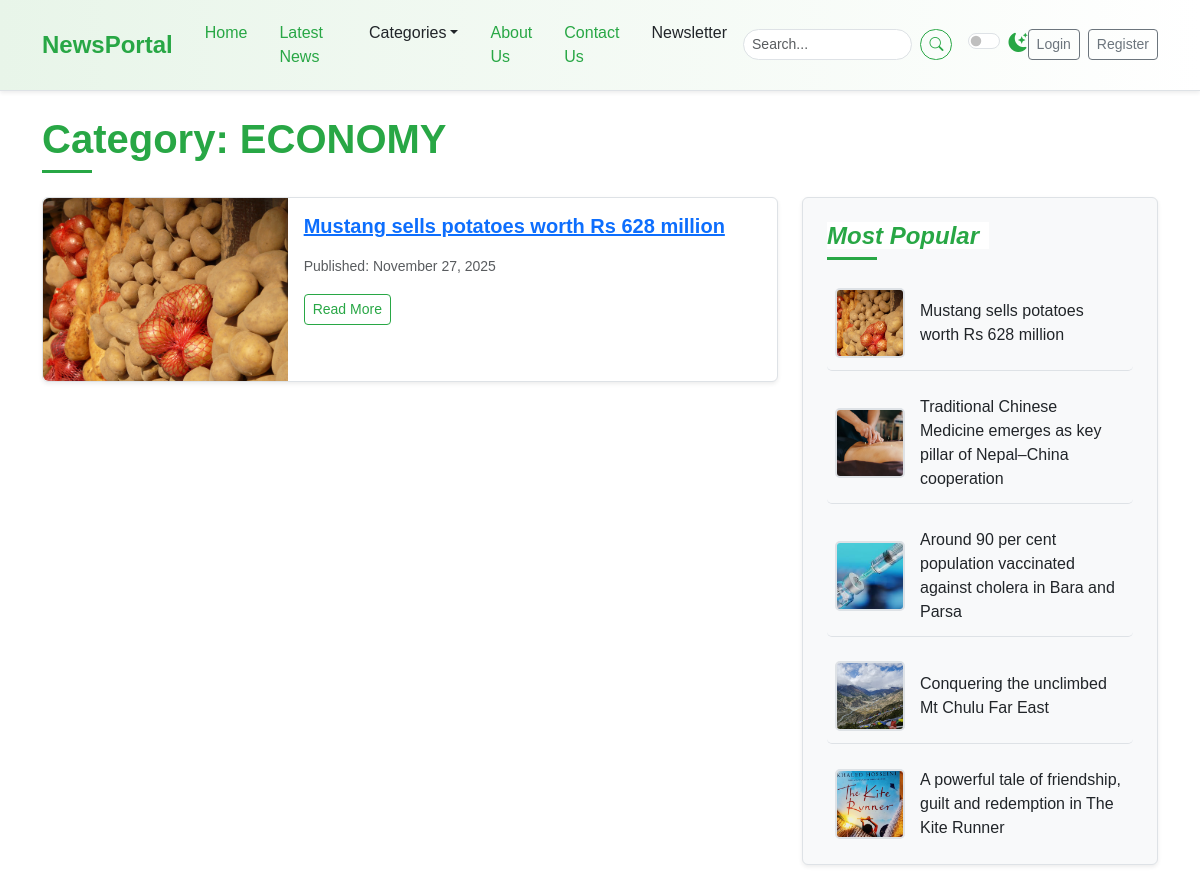
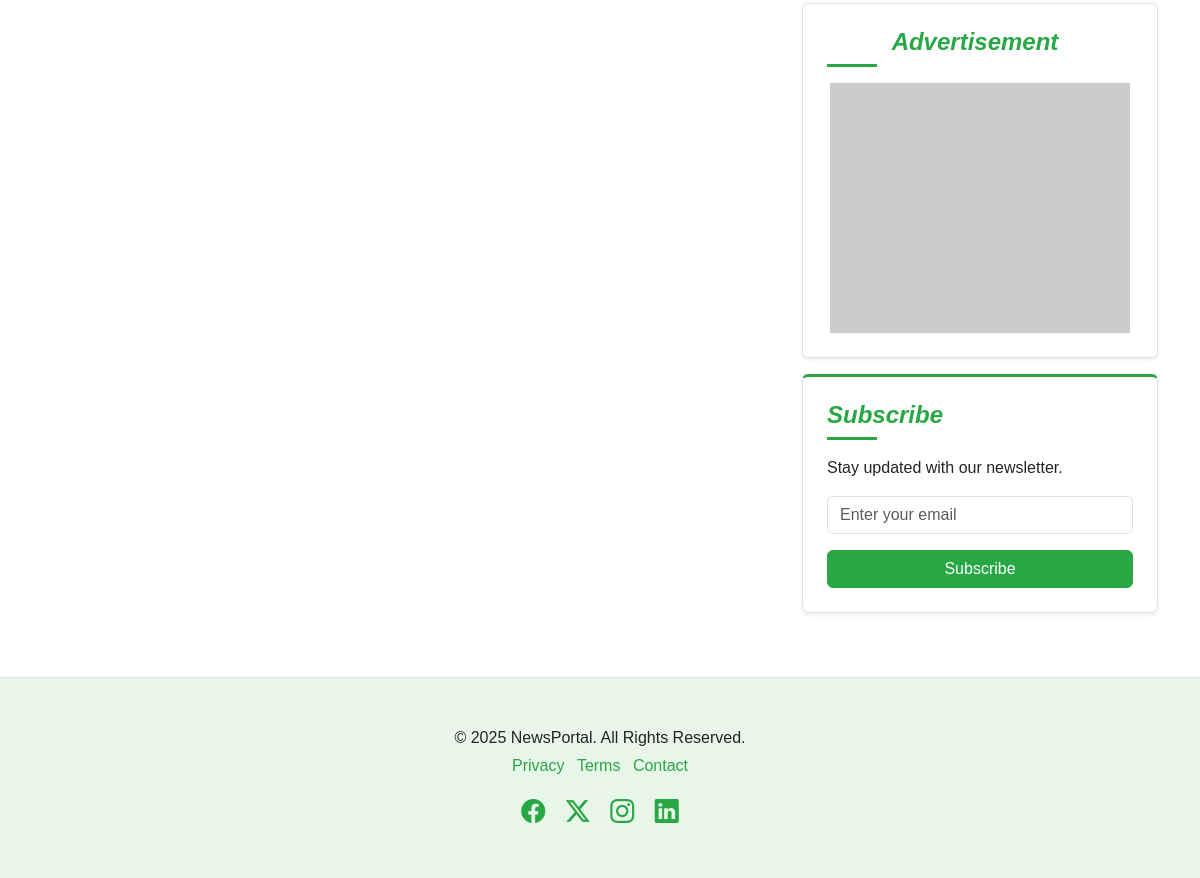
The app's page /category/2/ with its own data (2 pictures, top to bottom).
### newspaper/models.py (models this page shows, shortened)
class TimeStampModel(models.Model):
    created_at = models.DateTimeField(auto_now_add=True)
    updated_at = models.DateTimeField(auto_now=True)
    class Meta:
        abstract = True

class Category(TimeStampModel):
    name = models.CharField(max_length=100)
    icon = models.CharField(max_length=100, null=True, blank=True)
    description = models.TextField(null=True, blank=True)
    class Meta:
        ordering = ["name"]
        verbose_name = "category"
        verbose_name_plural = "categories"

class Post(TimeStampModel):
    STATUS_CHOICES = [
        ("active", "Active"),
        ("in_active", "Inactive"),
    ]
    title =models.CharField(max_length=200)
    content = models.TextField()
    featured_image = models.ImageField(upload_to="post_images/%Y/%m/%d", blank=False)
    author = models.ForeignKey("auth.User", on_delete=models.CASCADE)
    status = models.CharField(max_length=20, choices=STATUS_CHOICES, default="active")
    views_count = models.PositiveBigIntegerField(default=0)
    is_breaking_news = models.BooleanField(default=False)
    published_at = models.DateTimeField(null=True, blank=True)
    category = models.ForeignKey(Category, on_delete=models.CASCADE)
    tag = models.ManyToManyField(Tag)

### newspaper/views.py (the view)
# urls.py: path("category/<int:pk>/", views.CategoryPostsView.as_view(), name="category-posts"),
class CategoryPostsView(SidebarMixin, ListView):
    model = Post
    template_name = "newsportal/list/category_posts.html"
    context_object_name = "posts"
    paginate_by = 1
    def get_queryset(self):
        category_id = self.kwargs["pk"]
        return Post.objects.filter(
            published_at__isnull=False,
            status="active",
            category__id=category_id
        ).order_by("-published_at")
    def get_context_data(self, **kwargs):
        context = super().get_context_data(**kwargs)
        context["category"] = Category.objects.get(pk=self.kwargs["pk"])
        return context

### newspaper/nav.py (called while the page is built)
def navigation(request):
    categories = Category.objects.all()[:4]
    return {"categories": categories}

### newspaper/views.py (called while the page is built)
    def get_context_data(self, **kwargs):
        context = super().get_context_data(**kwargs)
        context["popular_posts"] = Post.objects.filter(
            published_at__isnull=False, status="active"
        ).order_by("-published_at")[:5]
        context["categories"] = Category.objects.all()
        context["tags"] = Tag.objects.all()
        return context

### templates/newsportal/list/category_posts.html (shortened to what this page needs)
{% extends "newsportal/base.html" %}
{% block content %}
<div class="container mt-4">
    <h1 class="mb-4 section-title">
        <span>Category: <span class="category-name-placeholder">{{ category.name }}</span></span>
    </h1>
    <div class="row">
        <div class="col-lg-8">
            {% for post in posts %}
            <div class="card mb-4 shadow-sm news-list-item">
                <div class="row g-0">
                    <div class="col-md-4">
                        <img src="{{ post.featured_image.url }}" class="img-fluid rounded-start" alt="{{ post.title }}">
                    </div>
                    <div class="col-md-8">
                        <div class="card-body">
                            <h5 class="card-title">
                                <a href="{% url 'post-detail' post.pk %}">{{ post.title }}</a>
                            </h5>
                            <p class="card-text">
                                <small class="text-muted">Published: {{ post.published_at|date:"F j, Y" }}</small>
                            </p>
                            <a href="{% url 'post-detail' post.pk %}" class="btn btn-outline-success btn-sm">Read More</a>
                        </div>
                    </div>
                </div>
            </div>
            {% empty %}
            <p>No posts found for this category.</p>
            {% endfor %}
        </div>
        <div class="col-lg-4">
            <div class="position-sticky sticky-sidebar-offset">
                <div class="p-4 mb-3 bg-light rounded sidebar-widget shadow-sm">
                    <h4 class="fst-italic section-title"><span>Most Popular</span></h4>
                    <ul class="list-unstyled mb-0 popular-list">
                        {% for post in popular_posts %}
                        <li>
                            <img src="{{ post.featured_image.url }}" alt="{{ post.title }}" width="55" height="55">
                            <a href="{% url 'post-detail' post.pk %}">{{ post.title }}</a>
                        </li>
                        {% endfor %}
                    </ul>
                </div>
                <div class="p-4 mb-3 rounded sidebar-widget shadow-sm text-center">
                    <h4 class="fst-italic section-title"><span>Advertisement</span></h4>
                    <img src="https://placehold.co/300x250/e8f5e9/333333?text=Ad+Banner" class="img-fluid" alt="Advertisement">
                </div>
                <div class="p-4 mb-3 rounded sidebar-widget newsletter-widget shadow-sm">
                    <h4 class="fst-italic section-title"><span>Subscribe</span></h4>
                    <p>Stay updated with our newsletter.</p>
                    <form>
                        <div class="mb-3">
                            <input type="email" class="form-control" id="newsletterEmailCategory" placeholder="Enter your email">
                        </div>
                        <button type="submit" class="btn btn-success w-100">Subscribe</button>
                    </form>
                </div>
            </div>
        </div>
    </div>
</div>
{% endblock %}

### static/css/style.css (style rules this page uses)
:root { --primary-green: #28a745; --light-green: #e8f5e9; --dark-green: #1e7e34; --accent-green: #5cb85c; --text-color-light: #212529; --text-color-dark: #f8f9fa; --bg-light: #ffffff; --bg-dark: #212529; --card-bg-light: #ffffff; --card-bg-dark: #343a40; --border-color-light: #dee2e6; --border-color-dark: #495057; --shadow-sm: 0 0.125rem 0.25rem rgba(0, 0, 0, 0.075); --shadow: 0 0.5rem 1rem rgba(0, 0, 0, 0.15); --transition-speed: 0.3s ease; }
body { font-family: "Poppins", sans-serif; background-color: var(--bg-light); color: var(--text-color-light); transition: background-color var(--transition-speed), color var(--transition-speed); }
.section-title { position: relative; padding-bottom: 10px; margin-bottom: 20px; font-weight: 600; color: var(--primary-green); }
.section-title span { position: relative; z-index: 1; background-color: var(--bg-light); padding-right: 10px; }
.section-title::after { content: ""; position: absolute; left: 0; bottom: 0; width: 50px; height: 3px; background-color: var(--primary-green); }
.card { border: 1px solid var(--border-color-light); transition: box-shadow var(--transition-speed), transform var(--transition-speed); background-color: var(--card-bg-light); color: var(--text-color-light); }
.card-title { color: var(--dark-green); font-weight: 600; }
.news-list-item { transition: box-shadow var(--transition-speed), background-color var(--transition-speed); }
.sidebar-widget { background-color: var(--card-bg-light); border: 1px solid var(--border-color-light); padding: 1.5rem !important; }
.sidebar-widget h4 { color: var(--primary-green); margin-bottom: 1rem; }
.popular-list li { display: flex; align-items: center; margin-bottom: 0.75rem; padding: 0.75rem 0.5rem; border-bottom: 1px solid var(--border-color-light); transition: background-color var(--transition-speed); border-radius: 5px; }
.popular-list li:last-child { border-bottom: none; margin-bottom: 0; padding-bottom: 0; }
.popular-list img { width: 70px; height: 70px; object-fit: cover; border-radius: 5px; margin-right: 15px; flex-shrink: 0; border: 2px solid var(--border-color-light); }
.popular-list a { text-decoration: none; color: var(--text-color-light); transition: color var(--transition-speed); flex-grow: 1; }
.newsletter-widget { background-color: var(--card-bg-light); color: var(--text-color-light); border-top: 3px solid var(--primary-green); padding-top: calc(1.5rem - 3px); }
.newsletter-widget h4 { color: var(--primary-green); }
.newsletter-widget .form-control { background-color: var(--bg-light); }
.newsletter-widget .btn-success { background-color: var(--primary-green); border-color: var(--primary-green); transition: background-color var(--transition-speed), border-color var(--transition-speed); }
.btn-success { background-color: var(--primary-green); border-color: var(--primary-green); transition: background-color var(--transition-speed), border-color var(--transition-speed), box-shadow var(--transition-speed); }
.btn-outline-success { color: var(--primary-green); border-color: var(--primary-green); transition: background-color var(--transition-speed), color var(--transition-speed); }
.sticky-sidebar-offset { top: 6rem; }

### records on screen
Category: name "ECONOMY"
Post: featured_image (picture), title "Mustang sells potatoes worth Rs 628 million", published_at "November 27, 2025"
Post: featured_image (picture), title "Traditional Chinese Medicine emerges as key pillar of Nepal–China cooperation"
Post: featured_image (picture), title "Around 90 per cent population vaccinated against cholera in Bara and Parsa"
Post: featured_image (picture), title "Conquering the unclimbed Mt Chulu Far East"
Post: featured_image (picture), title "A powerful tale of friendship, guilt and redemption in The Kite Runner"
